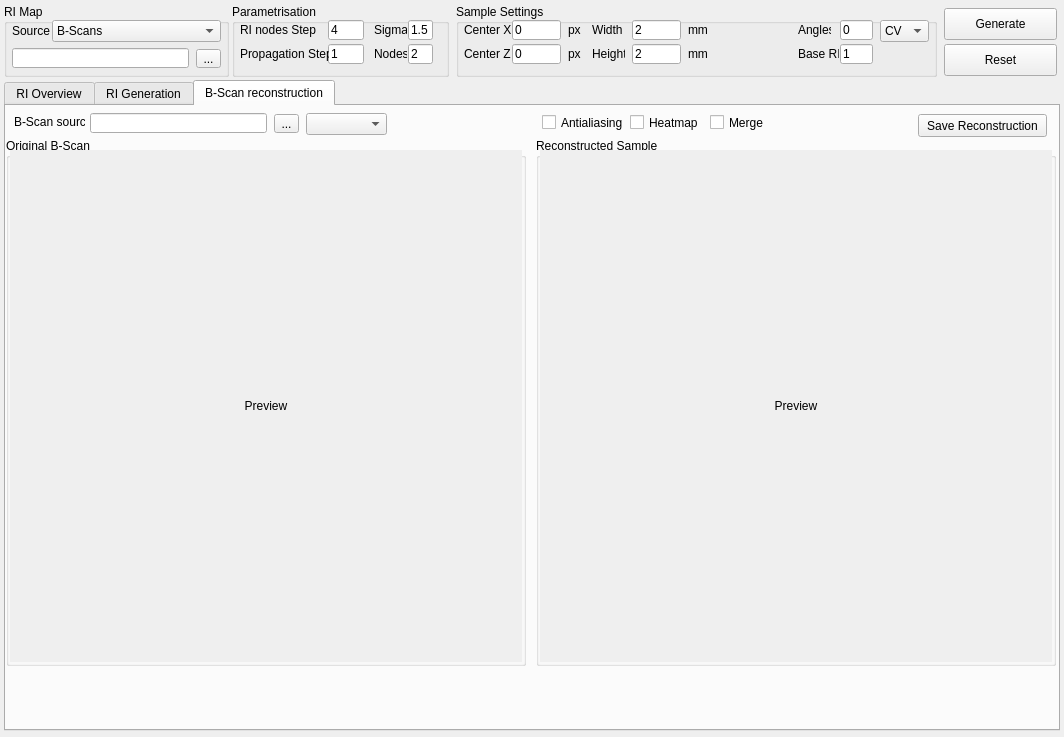
<?xml version="1.0" encoding="UTF-8"?>
<ui version="4.0">
 <class>ocrtRIForm</class>
 <widget class="QWidget" name="ocrtRIForm">
  <property name="geometry">
   <rect>
    <x>0</x>
    <y>0</y>
    <width>1064</width>
    <height>737</height>
   </rect>
  </property>
  <property name="windowTitle">
   <string>OCT Malewitsch</string>
  </property>
  <property name="windowIcon">
   <iconset>
    <normaloff>../favicon-16x16.png</normaloff>../favicon-16x16.png</iconset>
  </property>
  <widget class="QGroupBox" name="groupBox">
   <property name="geometry">
    <rect>
     <x>4</x>
     <y>4</y>
     <width>225</width>
     <height>73</height>
    </rect>
   </property>
   <property name="title">
    <string>RI Map</string>
   </property>
   <widget class="QToolButton" name="openRIFile">
    <property name="geometry">
     <rect>
      <x>192</x>
      <y>45</y>
      <width>25</width>
      <height>19</height>
     </rect>
    </property>
    <property name="text">
     <string>...</string>
    </property>
   </widget>
   <widget class="QComboBox" name="sourceType">
    <property name="geometry">
     <rect>
      <x>48</x>
      <y>16</y>
      <width>169</width>
      <height>22</height>
     </rect>
    </property>
    <item>
     <property name="text">
      <string>B-Scans</string>
     </property>
    </item>
    <item>
     <property name="text">
      <string>File</string>
     </property>
    </item>
    <item>
     <property name="text">
      <string>Embedded: lens</string>
     </property>
    </item>
    <item>
     <property name="text">
      <string>Embeded: capillary</string>
     </property>
    </item>
    <item>
     <property name="text">
      <string>Embeded: medium</string>
     </property>
    </item>
   </widget>
   <widget class="QLineEdit" name="riFile">
    <property name="geometry">
     <rect>
      <x>8</x>
      <y>44</y>
      <width>177</width>
      <height>20</height>
     </rect>
    </property>
   </widget>
   <widget class="QLabel" name="label">
    <property name="geometry">
     <rect>
      <x>8</x>
      <y>16</y>
      <width>41</width>
      <height>22</height>
     </rect>
    </property>
    <property name="text">
     <string>Source</string>
    </property>
   </widget>
  </widget>
  <widget class="QGroupBox" name="groupBox_2">
   <property name="geometry">
    <rect>
     <x>232</x>
     <y>4</y>
     <width>217</width>
     <height>73</height>
    </rect>
   </property>
   <property name="title">
    <string>Parametrisation</string>
   </property>
   <widget class="QLabel" name="label_2">
    <property name="geometry">
     <rect>
      <x>142</x>
      <y>16</y>
      <width>33</width>
      <height>20</height>
     </rect>
    </property>
    <property name="text">
     <string>Sigma</string>
    </property>
   </widget>
   <widget class="QLineEdit" name="sigmaEdit">
    <property name="geometry">
     <rect>
      <x>176</x>
      <y>16</y>
      <width>25</width>
      <height>20</height>
     </rect>
    </property>
    <property name="text">
     <string>1.5</string>
    </property>
   </widget>
   <widget class="QLineEdit" name="nodesEdit">
    <property name="geometry">
     <rect>
      <x>176</x>
      <y>40</y>
      <width>25</width>
      <height>20</height>
     </rect>
    </property>
    <property name="text">
     <string>2</string>
    </property>
   </widget>
   <widget class="QLabel" name="label_3">
    <property name="geometry">
     <rect>
      <x>142</x>
      <y>40</y>
      <width>33</width>
      <height>20</height>
     </rect>
    </property>
    <property name="text">
     <string>Nodes</string>
    </property>
   </widget>
   <widget class="QLineEdit" name="XStepEdit">
    <property name="geometry">
     <rect>
      <x>96</x>
      <y>16</y>
      <width>36</width>
      <height>20</height>
     </rect>
    </property>
    <property name="text">
     <string>4</string>
    </property>
   </widget>
   <widget class="QLabel" name="label_4">
    <property name="geometry">
     <rect>
      <x>8</x>
      <y>16</y>
      <width>81</width>
      <height>20</height>
     </rect>
    </property>
    <property name="text">
     <string>RI nodes Step</string>
    </property>
   </widget>
   <widget class="QLineEdit" name="ZStepEdit">
    <property name="geometry">
     <rect>
      <x>96</x>
      <y>40</y>
      <width>36</width>
      <height>20</height>
     </rect>
    </property>
    <property name="text">
     <string>1</string>
    </property>
   </widget>
   <widget class="QLabel" name="label_5">
    <property name="geometry">
     <rect>
      <x>8</x>
      <y>40</y>
      <width>89</width>
      <height>20</height>
     </rect>
    </property>
    <property name="text">
     <string>Propagation Step</string>
    </property>
   </widget>
  </widget>
  <widget class="QTabWidget" name="tabWidget">
   <property name="geometry">
    <rect>
     <x>4</x>
     <y>80</y>
     <width>1056</width>
     <height>651</height>
    </rect>
   </property>
   <property name="currentIndex">
    <number>2</number>
   </property>
   <widget class="QWidget" name="tabOverview">
    <attribute name="title">
     <string>RI Overview</string>
    </attribute>
    <widget class="QGroupBox" name="groupBox_4">
     <property name="geometry">
      <rect>
       <x>0</x>
       <y>32</y>
       <width>522</width>
       <height>593</height>
      </rect>
     </property>
     <property name="title">
      <string>Overview</string>
     </property>
     <widget class="QGraphicsView" name="RIPreview">
      <property name="geometry">
       <rect>
        <x>4</x>
        <y>12</y>
        <width>514</width>
        <height>575</height>
       </rect>
      </property>
      <property name="verticalScrollBarPolicy">
       <enum>Qt::ScrollBarAlwaysOff</enum>
      </property>
      <property name="horizontalScrollBarPolicy">
       <enum>Qt::ScrollBarAlwaysOff</enum>
      </property>
      <property name="alignment">
       <set>Qt::AlignCenter</set>
      </property>
     </widget>
    </widget>
    <widget class="QGroupBox" name="groupBox_5">
     <property name="geometry">
      <rect>
       <x>528</x>
       <y>32</y>
       <width>520</width>
       <height>528</height>
      </rect>
     </property>
     <property name="title">
      <string>Sample B-Scan</string>
     </property>
     <widget class="QLabel" name="bscanPreview">
      <property name="geometry">
       <rect>
        <x>4</x>
        <y>12</y>
        <width>512</width>
        <height>512</height>
       </rect>
      </property>
      <property name="autoFillBackground">
       <bool>true</bool>
      </property>
      <property name="text">
       <string>Preview</string>
      </property>
      <property name="alignment">
       <set>Qt::AlignCenter</set>
      </property>
     </widget>
    </widget>
    <widget class="QLabel" name="label_17">
     <property name="geometry">
      <rect>
       <x>8</x>
       <y>8</y>
       <width>47</width>
       <height>22</height>
      </rect>
     </property>
     <property name="text">
      <string>View</string>
     </property>
    </widget>
    <widget class="QComboBox" name="previewMode">
     <property name="geometry">
      <rect>
       <x>40</x>
       <y>8</y>
       <width>57</width>
       <height>22</height>
      </rect>
     </property>
     <item>
      <property name="text">
       <string>N</string>
      </property>
     </item>
     <item>
      <property name="text">
       <string>dN/dz</string>
      </property>
     </item>
     <item>
      <property name="text">
       <string>dN/dx</string>
      </property>
     </item>
    </widget>
    <widget class="QCheckBox" name="raysShow">
     <property name="geometry">
      <rect>
       <x>112</x>
       <y>8</y>
       <width>137</width>
       <height>22</height>
      </rect>
     </property>
     <property name="text">
      <string>Show rays</string>
     </property>
     <property name="checked">
      <bool>true</bool>
     </property>
    </widget>
    <widget class="QLabel" name="label_18">
     <property name="geometry">
      <rect>
       <x>688</x>
       <y>8</y>
       <width>47</width>
       <height>22</height>
      </rect>
     </property>
     <property name="text">
      <string>Angle</string>
     </property>
    </widget>
    <widget class="QComboBox" name="angleList">
     <property name="geometry">
      <rect>
       <x>720</x>
       <y>8</y>
       <width>65</width>
       <height>22</height>
      </rect>
     </property>
    </widget>
    <widget class="QCheckBox" name="originalTraceHide">
     <property name="geometry">
      <rect>
       <x>192</x>
       <y>8</y>
       <width>121</width>
       <height>22</height>
      </rect>
     </property>
     <property name="text">
      <string>Hide original traces</string>
     </property>
     <property name="checked">
      <bool>false</bool>
     </property>
    </widget>
    <widget class="QComboBox" name="BScanBase">
     <property name="geometry">
      <rect>
       <x>832</x>
       <y>8</y>
       <width>89</width>
       <height>22</height>
      </rect>
     </property>
     <item>
      <property name="text">
       <string>dN/dz</string>
      </property>
     </item>
     <item>
      <property name="text">
       <string>RI map source</string>
      </property>
     </item>
     <item>
      <property name="text">
       <string>Dots Rectangle</string>
      </property>
     </item>
     <item>
      <property name="text">
       <string>Dots Square</string>
      </property>
     </item>
    </widget>
    <widget class="QLabel" name="label_7">
     <property name="geometry">
      <rect>
       <x>792</x>
       <y>8</y>
       <width>33</width>
       <height>22</height>
      </rect>
     </property>
     <property name="text">
      <string>Sample</string>
     </property>
    </widget>
    <widget class="QLabel" name="label_10">
     <property name="geometry">
      <rect>
       <x>328</x>
       <y>8</y>
       <width>41</width>
       <height>20</height>
      </rect>
     </property>
     <property name="text">
      <string>Rays</string>
     </property>
    </widget>
    <widget class="QLineEdit" name="rays">
     <property name="geometry">
      <rect>
       <x>360</x>
       <y>8</y>
       <width>33</width>
       <height>20</height>
      </rect>
     </property>
     <property name="text">
      <string>7</string>
     </property>
    </widget>
    <widget class="QCheckBox" name="antialiasingBScan">
     <property name="geometry">
      <rect>
       <x>600</x>
       <y>8</y>
       <width>81</width>
       <height>22</height>
      </rect>
     </property>
     <property name="text">
      <string>Antialiasing</string>
     </property>
    </widget>
    <widget class="QPushButton" name="saveRIBtn">
     <property name="geometry">
      <rect>
       <x>408</x>
       <y>5</y>
       <width>113</width>
       <height>25</height>
      </rect>
     </property>
     <property name="text">
      <string>Save RI overview</string>
     </property>
    </widget>
    <widget class="QPushButton" name="saveBScanSampleBtn">
     <property name="geometry">
      <rect>
       <x>936</x>
       <y>7</y>
       <width>113</width>
       <height>25</height>
      </rect>
     </property>
     <property name="text">
      <string>Save B-Scan Sample</string>
     </property>
    </widget>
   </widget>
   <widget class="QWidget" name="tabGen">
    <property name="enabled">
     <bool>false</bool>
    </property>
    <attribute name="title">
     <string>RI Generation</string>
    </attribute>
    <widget class="QLabel" name="label_8">
     <property name="geometry">
      <rect>
       <x>120</x>
       <y>5</y>
       <width>41</width>
       <height>20</height>
      </rect>
     </property>
     <property name="text">
      <string>Epsilon:</string>
     </property>
    </widget>
    <widget class="QPushButton" name="genStep">
     <property name="geometry">
      <rect>
       <x>408</x>
       <y>5</y>
       <width>75</width>
       <height>23</height>
      </rect>
     </property>
     <property name="text">
      <string>Step</string>
     </property>
    </widget>
    <widget class="QGroupBox" name="groupBox_3">
     <property name="geometry">
      <rect>
       <x>528</x>
       <y>32</y>
       <width>520</width>
       <height>528</height>
      </rect>
     </property>
     <property name="title">
      <string>Error Map</string>
     </property>
     <widget class="QLabel" name="RIErrorPreview">
      <property name="geometry">
       <rect>
        <x>8</x>
        <y>12</y>
        <width>512</width>
        <height>512</height>
       </rect>
      </property>
      <property name="text">
       <string>Error Preview</string>
      </property>
      <property name="alignment">
       <set>Qt::AlignCenter</set>
      </property>
     </widget>
    </widget>
    <widget class="QLabel" name="label_11">
     <property name="geometry">
      <rect>
       <x>8</x>
       <y>5</y>
       <width>41</width>
       <height>20</height>
      </rect>
     </property>
     <property name="text">
      <string>Alpha:</string>
     </property>
    </widget>
    <widget class="QLabel" name="label_12">
     <property name="geometry">
      <rect>
       <x>224</x>
       <y>5</y>
       <width>41</width>
       <height>20</height>
      </rect>
     </property>
     <property name="text">
      <string>Steps:</string>
     </property>
    </widget>
    <widget class="QGroupBox" name="groupBox_9">
     <property name="geometry">
      <rect>
       <x>0</x>
       <y>32</y>
       <width>522</width>
       <height>593</height>
      </rect>
     </property>
     <property name="title">
      <string>RI Map</string>
     </property>
     <widget class="QGraphicsView" name="RIGenView">
      <property name="geometry">
       <rect>
        <x>4</x>
        <y>12</y>
        <width>514</width>
        <height>575</height>
       </rect>
      </property>
      <property name="autoFillBackground">
       <bool>false</bool>
      </property>
      <property name="verticalScrollBarPolicy">
       <enum>Qt::ScrollBarAlwaysOff</enum>
      </property>
      <property name="horizontalScrollBarPolicy">
       <enum>Qt::ScrollBarAlwaysOff</enum>
      </property>
      <property name="alignment">
       <set>Qt::AlignCenter</set>
      </property>
     </widget>
    </widget>
    <widget class="QLineEdit" name="eps">
     <property name="geometry">
      <rect>
       <x>160</x>
       <y>5</y>
       <width>57</width>
       <height>20</height>
      </rect>
     </property>
     <property name="text">
      <string>0.001</string>
     </property>
    </widget>
    <widget class="QLineEdit" name="alpha">
     <property name="geometry">
      <rect>
       <x>48</x>
       <y>5</y>
       <width>57</width>
       <height>20</height>
      </rect>
     </property>
     <property name="text">
      <string>0.01</string>
     </property>
    </widget>
    <widget class="QLineEdit" name="stepsCount">
     <property name="geometry">
      <rect>
       <x>264</x>
       <y>5</y>
       <width>57</width>
       <height>20</height>
      </rect>
     </property>
     <property name="text">
      <string>10</string>
     </property>
    </widget>
    <widget class="QPushButton" name="pickRI">
     <property name="geometry">
      <rect>
       <x>488</x>
       <y>5</y>
       <width>75</width>
       <height>23</height>
      </rect>
     </property>
     <property name="text">
      <string>Pick RI</string>
     </property>
    </widget>
    <widget class="QPushButton" name="genRun">
     <property name="geometry">
      <rect>
       <x>328</x>
       <y>5</y>
       <width>75</width>
       <height>23</height>
      </rect>
     </property>
     <property name="text">
      <string>Run</string>
     </property>
    </widget>
   </widget>
   <widget class="QWidget" name="tabReconstruct">
    <attribute name="title">
     <string>B-Scan reconstruction</string>
    </attribute>
    <widget class="QGroupBox" name="groupBox_7">
     <property name="geometry">
      <rect>
       <x>0</x>
       <y>32</y>
       <width>520</width>
       <height>528</height>
      </rect>
     </property>
     <property name="title">
      <string>Original B-Scan</string>
     </property>
     <widget class="QLabel" name="bscanSource">
      <property name="geometry">
       <rect>
        <x>4</x>
        <y>12</y>
        <width>512</width>
        <height>512</height>
       </rect>
      </property>
      <property name="autoFillBackground">
       <bool>true</bool>
      </property>
      <property name="text">
       <string>Preview</string>
      </property>
      <property name="alignment">
       <set>Qt::AlignCenter</set>
      </property>
     </widget>
    </widget>
    <widget class="QGroupBox" name="groupBox_8">
     <property name="geometry">
      <rect>
       <x>530</x>
       <y>32</y>
       <width>520</width>
       <height>528</height>
      </rect>
     </property>
     <property name="title">
      <string>Reconstructed Sample</string>
     </property>
     <widget class="QLabel" name="samplePreview">
      <property name="geometry">
       <rect>
        <x>4</x>
        <y>12</y>
        <width>512</width>
        <height>512</height>
       </rect>
      </property>
      <property name="autoFillBackground">
       <bool>true</bool>
      </property>
      <property name="text">
       <string>Preview</string>
      </property>
      <property name="alignment">
       <set>Qt::AlignCenter</set>
      </property>
     </widget>
    </widget>
    <widget class="QCheckBox" name="antialiasingReconstruction">
     <property name="geometry">
      <rect>
       <x>536</x>
       <y>8</y>
       <width>81</width>
       <height>17</height>
      </rect>
     </property>
     <property name="text">
      <string>Antialiasing</string>
     </property>
    </widget>
    <widget class="QToolButton" name="openBScans">
     <property name="geometry">
      <rect>
       <x>268</x>
       <y>8</y>
       <width>25</width>
       <height>19</height>
      </rect>
     </property>
     <property name="text">
      <string>...</string>
     </property>
    </widget>
    <widget class="QLineEdit" name="BScansPath">
     <property name="geometry">
      <rect>
       <x>84</x>
       <y>7</y>
       <width>177</width>
       <height>20</height>
      </rect>
     </property>
    </widget>
    <widget class="QComboBox" name="BScansAngle">
     <property name="geometry">
      <rect>
       <x>300</x>
       <y>7</y>
       <width>81</width>
       <height>22</height>
      </rect>
     </property>
    </widget>
    <widget class="QPushButton" name="saveSampleBtn">
     <property name="geometry">
      <rect>
       <x>912</x>
       <y>8</y>
       <width>129</width>
       <height>23</height>
      </rect>
     </property>
     <property name="text">
      <string>Save Reconstruction</string>
     </property>
    </widget>
    <widget class="QCheckBox" name="mergeResults">
     <property name="geometry">
      <rect>
       <x>704</x>
       <y>8</y>
       <width>57</width>
       <height>17</height>
      </rect>
     </property>
     <property name="text">
      <string>Merge</string>
     </property>
    </widget>
    <widget class="QCheckBox" name="showHeatmap">
     <property name="geometry">
      <rect>
       <x>624</x>
       <y>8</y>
       <width>81</width>
       <height>17</height>
      </rect>
     </property>
     <property name="text">
      <string>Heatmap</string>
     </property>
    </widget>
    <widget class="QLabel" name="label_23">
     <property name="geometry">
      <rect>
       <x>8</x>
       <y>5</y>
       <width>71</width>
       <height>22</height>
      </rect>
     </property>
     <property name="text">
      <string>B-Scan source:</string>
     </property>
    </widget>
   </widget>
  </widget>
  <widget class="QGroupBox" name="groupBox_6">
   <property name="geometry">
    <rect>
     <x>456</x>
     <y>4</y>
     <width>481</width>
     <height>73</height>
    </rect>
   </property>
   <property name="title">
    <string>Sample Settings</string>
   </property>
   <widget class="QLabel" name="label_13">
    <property name="geometry">
     <rect>
      <x>8</x>
      <y>16</y>
      <width>47</width>
      <height>20</height>
     </rect>
    </property>
    <property name="text">
     <string>Center X</string>
    </property>
   </widget>
   <widget class="QLineEdit" name="XCenterEdit">
    <property name="enabled">
     <bool>true</bool>
    </property>
    <property name="geometry">
     <rect>
      <x>56</x>
      <y>16</y>
      <width>49</width>
      <height>20</height>
     </rect>
    </property>
    <property name="text">
     <string>0</string>
    </property>
   </widget>
   <widget class="QLineEdit" name="ZCenterEdit">
    <property name="enabled">
     <bool>true</bool>
    </property>
    <property name="geometry">
     <rect>
      <x>56</x>
      <y>40</y>
      <width>49</width>
      <height>20</height>
     </rect>
    </property>
    <property name="text">
     <string>0</string>
    </property>
   </widget>
   <widget class="QLabel" name="label_14">
    <property name="geometry">
     <rect>
      <x>8</x>
      <y>40</y>
      <width>47</width>
      <height>20</height>
     </rect>
    </property>
    <property name="text">
     <string>Center Z</string>
    </property>
   </widget>
   <widget class="QLabel" name="label_15">
    <property name="geometry">
     <rect>
      <x>112</x>
      <y>16</y>
      <width>47</width>
      <height>20</height>
     </rect>
    </property>
    <property name="text">
     <string>px</string>
    </property>
   </widget>
   <widget class="QLabel" name="label_16">
    <property name="geometry">
     <rect>
      <x>112</x>
      <y>40</y>
      <width>47</width>
      <height>20</height>
     </rect>
    </property>
    <property name="text">
     <string>px</string>
    </property>
   </widget>
   <widget class="QLineEdit" name="angleCount">
    <property name="geometry">
     <rect>
      <x>384</x>
      <y>16</y>
      <width>33</width>
      <height>20</height>
     </rect>
    </property>
    <property name="text">
     <string>0</string>
    </property>
   </widget>
   <widget class="QLabel" name="label_6">
    <property name="geometry">
     <rect>
      <x>342</x>
      <y>16</y>
      <width>33</width>
      <height>20</height>
     </rect>
    </property>
    <property name="text">
     <string>Angles</string>
    </property>
   </widget>
   <widget class="QLabel" name="label_9">
    <property name="geometry">
     <rect>
      <x>342</x>
      <y>40</y>
      <width>41</width>
      <height>20</height>
     </rect>
    </property>
    <property name="text">
     <string>Base RI</string>
    </property>
   </widget>
   <widget class="QLineEdit" name="baseRI">
    <property name="geometry">
     <rect>
      <x>384</x>
      <y>40</y>
      <width>33</width>
      <height>20</height>
     </rect>
    </property>
    <property name="text">
     <string>1</string>
    </property>
   </widget>
   <widget class="QComboBox" name="angleDirection">
    <property name="geometry">
     <rect>
      <x>424</x>
      <y>16</y>
      <width>49</width>
      <height>22</height>
     </rect>
    </property>
    <item>
     <property name="text">
      <string>CV</string>
     </property>
    </item>
    <item>
     <property name="text">
      <string>CCV</string>
     </property>
    </item>
   </widget>
   <widget class="QLineEdit" name="ZSizemm">
    <property name="enabled">
     <bool>true</bool>
    </property>
    <property name="geometry">
     <rect>
      <x>176</x>
      <y>40</y>
      <width>49</width>
      <height>20</height>
     </rect>
    </property>
    <property name="text">
     <string>2</string>
    </property>
   </widget>
   <widget class="QLineEdit" name="XSizemm">
    <property name="enabled">
     <bool>true</bool>
    </property>
    <property name="geometry">
     <rect>
      <x>176</x>
      <y>16</y>
      <width>49</width>
      <height>20</height>
     </rect>
    </property>
    <property name="text">
     <string>2</string>
    </property>
   </widget>
   <widget class="QLabel" name="label_19">
    <property name="geometry">
     <rect>
      <x>136</x>
      <y>40</y>
      <width>33</width>
      <height>20</height>
     </rect>
    </property>
    <property name="text">
     <string>Height</string>
    </property>
   </widget>
   <widget class="QLabel" name="label_20">
    <property name="geometry">
     <rect>
      <x>232</x>
      <y>40</y>
      <width>47</width>
      <height>20</height>
     </rect>
    </property>
    <property name="text">
     <string>mm</string>
    </property>
   </widget>
   <widget class="QLabel" name="label_21">
    <property name="geometry">
     <rect>
      <x>232</x>
      <y>16</y>
      <width>47</width>
      <height>20</height>
     </rect>
    </property>
    <property name="text">
     <string>mm</string>
    </property>
   </widget>
   <widget class="QLabel" name="label_22">
    <property name="geometry">
     <rect>
      <x>136</x>
      <y>16</y>
      <width>33</width>
      <height>20</height>
     </rect>
    </property>
    <property name="text">
     <string>Width</string>
    </property>
   </widget>
  </widget>
  <widget class="QPushButton" name="makeRIbtn">
   <property name="geometry">
    <rect>
     <x>944</x>
     <y>8</y>
     <width>113</width>
     <height>32</height>
    </rect>
   </property>
   <property name="text">
    <string>Generate</string>
   </property>
  </widget>
  <widget class="QPushButton" name="resetRIbtn">
   <property name="geometry">
    <rect>
     <x>944</x>
     <y>44</y>
     <width>113</width>
     <height>32</height>
    </rect>
   </property>
   <property name="text">
    <string>Reset</string>
   </property>
  </widget>
 </widget>
 <resources/>
 <connections/>
</ui>
